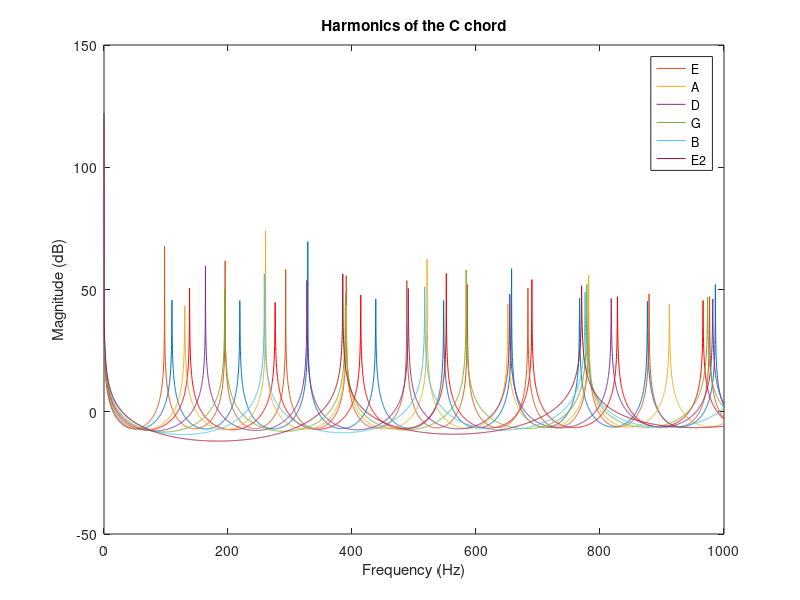

This figure's MATLAB source: (Note: this script raises an error after producing the figure.)
Fs = 44100;

A = 110;

Eoffset  = -5;
Doffset  = 5;
Goffset  = 10;
Boffset  = 14;
E2offset = 19;

sn = 4;
x = zeros(Fs*sn, 1);

F = linspace(1/Fs, 1000, 2^12);

delay = round(Fs/A);

b  = firls(42, [0 1/delay 2/delay 1], [0 0 1 1]);
a  = [1 zeros(1, delay) -0.5 -0.5];

[H,W] = freqz(b, a, F, Fs);
plot(W, 20*log10(abs(H)));
title('Harmonics of an open A string');
xlabel('Frequency (Hz)');
ylabel('Magnitude (dB)');

zi = rand(max(length(b),length(a))-1,1);
note = filter(b, a, x, zi);

note = note-mean(note);
note = note/max(abs(note));

fret  = 4;
delay = round(Fs/(A*2^(fret/12)));

b  = firls(42, [0 1/delay 2/delay 1], [0 0 1 1]);
a  = [1 zeros(1, delay) -0.5 -0.5];

[H,W] = freqz(b, a, F, Fs);
hold on
plot(W, 20*log10(abs(H)), 'r');
title('Harmonics of the A string');
legend('Open A string', 'A string on the 4th fret');

zi = rand(max(length(b),length(a))-1,1);
note = filter(b, a, x, zi);

note = note-mean(note);
note = note/max(note);

fret = [3 3 2 0 1 3];

delay = [round(Fs/(A*2^((fret(1)+Eoffset)/12))), ...
    round(Fs/(A*2^(fret(2)/12))), ...
    round(Fs/(A*2^((fret(3)+Doffset)/12))), ...
    round(Fs/(A*2^((fret(4)+Goffset)/12))), ...
    round(Fs/(A*2^((fret(5)+Boffset)/12))), ...
    round(Fs/(A*2^((fret(6)+E2offset)/12)))];

  
b = cell(length(delay),1);
a = cell(length(delay),1);
H = zeros(length(delay),4096);
note = zeros(length(x),length(delay));
for indx = 1:length(delay)    
    
    b{indx} = firls(42, [0 1/delay(indx) 2/delay(indx) 1], [0 0 1 1]).';
    a{indx} = [1 zeros(1, delay(indx)) -0.5 -0.5].';    
   
    zi = rand(max(length(b{indx}),length(a{indx}))-1,1);
    
    note(:, indx) = filter(b{indx}, a{indx}, x, zi);
    
    
    note(:, indx) = note(:, indx)-mean(note(:, indx));
    
    [H(indx,:),W] = freqz(b{indx}, a{indx}, F, Fs);
end

hline = plot(W, 20*log10(abs(H.')));
title('Harmonics of the C chord');
xlabel('Frequency (Hz)');
ylabel('Magnitude (dB)');
legend(hline, 'E','A','D','G','B','E2');

combinedNote = sum(note,2);
combinedNote = combinedNote/max(abs(combinedNote));

hplayer = audioplayer(combinedNote, Fs); play(hplayer)


offset = 50; 
offset = ceil(offset*Fs/1000);